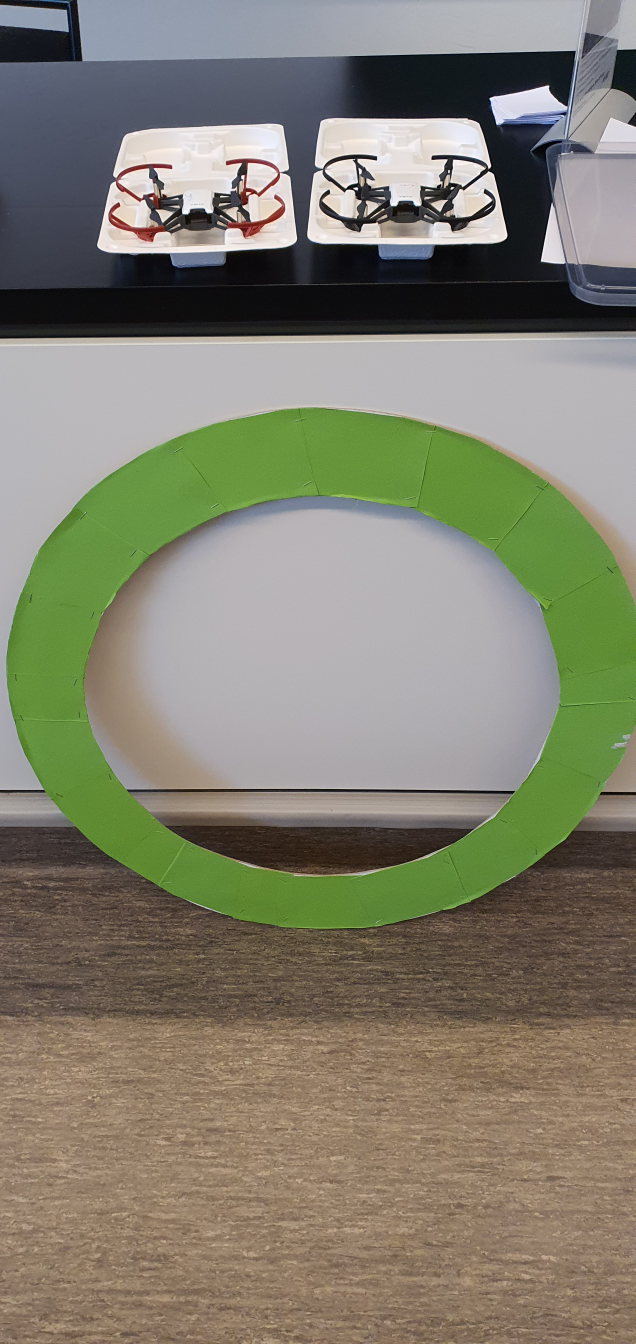
#> input picture tello_ros/drone_race/extra_files/15.jpg, 1908 x 4032 px, found by its file name (shown at 1/3 size)
$ python ellipses.py
#> lines starting #> are read from the running program, lines starting #| are printed output that depends on the picture; after the words box and inside, x2 and y2 are one past the last pixel; in counts of white or black regions, pixels touching at a corner belong together; long printed decimals are rounded
import cv2 as cv
import numpy as np

# load image
image = cv.imread('15.jpg')
#> image is the input picture: shape (4032, 1908, 3); mean B, G, R 111, 127.7, 129.7
image = cv.imread('16.png')
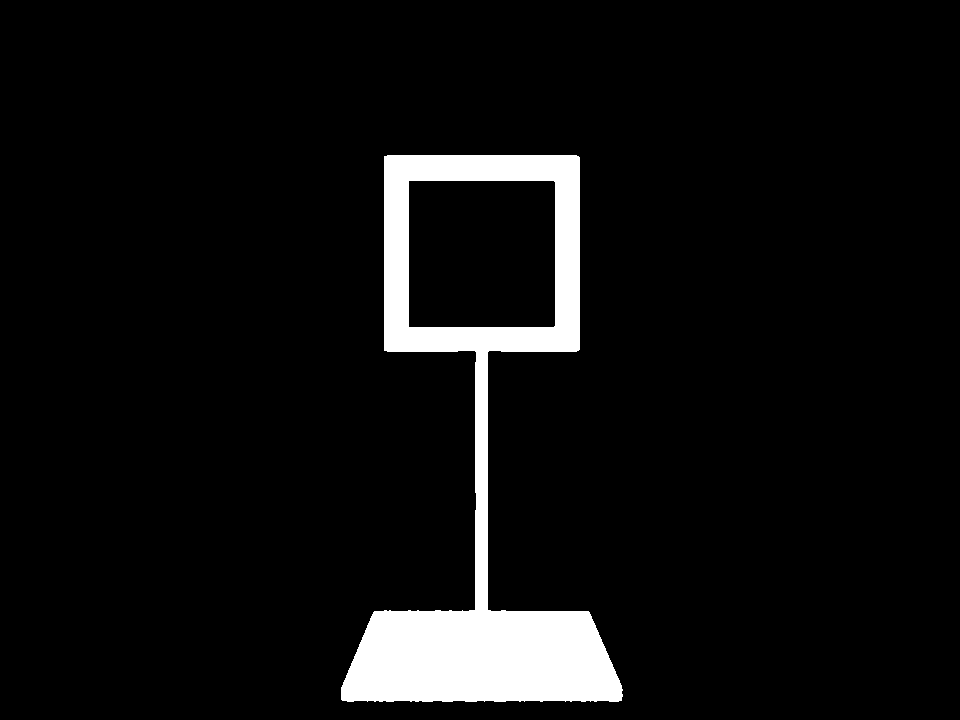
#> input picture tello_ros/drone_race/extra_files/16.png, 960 x 720 px, found by its file name
#> image is the input picture: shape (720, 960, 3); 6.3% white; 1 white region, box (x1, y1, x2, y2) and area: (341, 155, 623, 702) 43532
# # Resize image
image = cv.resize(image, (640, 480))
#> image: shape (480, 640, 3)

"CODE FOR THE IMAGE 15"
# # Convert the image to HSV
# image = cv.cvtColor(image, cv.COLOR_BGR2HSV)
# # Define the upper and lower boundaries of the green color in the HSV color space
# lower_range_green = (30, 100, 100)
# upper_range_green = (90, 255, 255)
# # Generate the mask
# mask = cv.inRange(image, lower_range_green, upper_range_green)
# # Apply morphological operations to remove noise and fill gaps
# kernel = cv.getStructuringElement(cv.MORPH_ELLIPSE, (5, 5))
# mask = cv.erode(mask, kernel, iterations=1)
# mask = cv.dilate(mask, kernel, iterations=1)
# # Extract the objects from the image
# image = cv.bitwise_and(image, image, mask=mask)

# Convert the image to grayscale
image_grey = cv.cvtColor(image, cv.COLOR_BGR2GRAY)
# Blur the image
image_grey = cv.GaussianBlur(image_grey, (5, 5), 0)
# Apply Otsu's thresholding
_, image_grey = cv.threshold(image_grey, 0, 255, cv.THRESH_BINARY + cv.THRESH_OTSU)
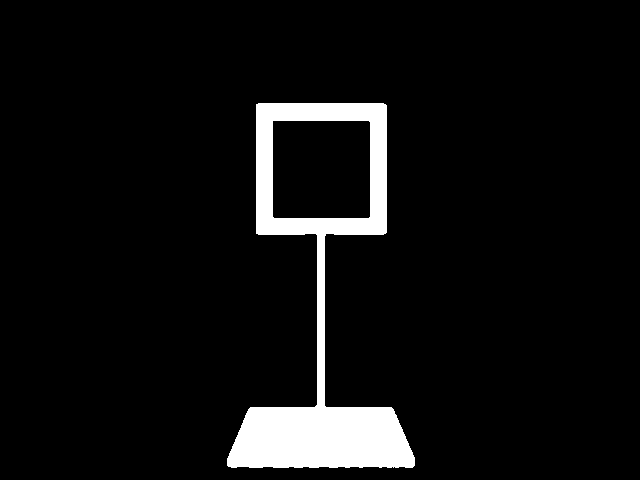
#> image_grey: shape (480, 640); 6.3% white; 1 white region
# Calculate the contours with RETR_EXTERNAL to only get the outer contours
contours, hierarchies = cv.findContours(image_grey, cv.RETR_TREE, cv.CHAIN_APPROX_SIMPLE)
#> contours = 2 contours; box (x1, y1, x2, y2) and area: (227, 103, 415, 468) 28218, (272, 120, 371, 219) 9598

# Get only the parent contours
filtered_contours = []
for i, hierarchy in enumerate(hierarchies[0]):
    print(hierarchy)
    if hierarchy[3] == 0:
        print(hierarchy)
        filtered_contours.append(contours[i])
#> this loop made 2 passes
#> hierarchy on passes 1 to 2: [-1, -1, 1, -1], [-1, -1, -1, 0]
#| [-1 -1  1 -1]
#| [-1 -1 -1  0]
#| [-1 -1 -1  0]
#> after the loop, filtered_contours = 1 item

# for i, cnt in enumerate(contours):
#     # cv.drawContours(image, [cnt], 0, (0, 0, 255), 2)
#     # print(f"Contour {i}: {cnt}")
#     rect = cv.minAreaRect(cnt)
#     box = cv.boxPoints(rect)
#     box = np.int0(box)
#     cv.drawContours(image, [box], 0, (0, 0, 255), 2)
#     # Get the center of the rectangle
#     x, y = rect[0]
#     # Draw the center of the rectangle
#     cv.circle(image, (int(x), int(y)), 5, (0, 255, 0), -1)

# # Fit an ellipse to the contour points
ellipses = []
for i, cnt in enumerate(filtered_contours):
    # print(f"Contour {i}: {cnt}")
    # Make sure the contour has at least 5 points
    if len(cnt) >= 5:
        ellipses.append(cv.fitEllipse(cnt))
#> this loop made 1 pass
#> after the loop, ellipses = [((320.8, 168.8), (135.8, 136.5), 135)]

# Draw the ellipse
for i, ellipse in enumerate(ellipses):
    # print(f"Ellipse: {ellipse}")
    # Get the ellipse parameters
    (x, y), (d1, d2), angle = ellipse
    print(f"x: {x} y: {y} d1: {d1} d2: {d2} angle: {angle}")

    # Get the major and minor axis
    major_axis = max(d1, d2)
    minor_axis = min(d1, d2)

    # Calculate the area of the contour
    area = cv.contourArea(contours[i])

    # Calculate the perimeter of the contour
    perimeter = cv.arcLength(contours[i], True)

    # Calculate the roundness
    roundness = 4 * np.pi * area / perimeter ** 2

    # Calculate the aspect ratio
    aspect_ratio = major_axis / minor_axis

    # Draw the ellipse
    cv.ellipse(image, ellipse, (0, 255, 0), 3)

    # Draw the major and minor axis
    cv.line(image, (int(x - major_axis / 2), int(y)), (int(x + major_axis / 2), int(y)), (255, 0, 0), 2)
    cv.line(image, (int(x), int(y - minor_axis / 2)), (int(x), int(y + minor_axis / 2)), (255, 0, 0), 2)

    # Draw the center of the ellipse
    cv.circle(image, (int(x), int(y)), 5, (0, 0, 255), -1)
#> this loop made 1 pass
#> (x, y, d1, d2, angle, major_axis, minor_axis, area) on pass 1: (320.8, 168.8, 135.8, 136.5, 135, 136.5, 135.8, 28218.5)
#| x: 320.754 y: 168.754 d1: 135.795 d2: 136.490 angle: 135.0
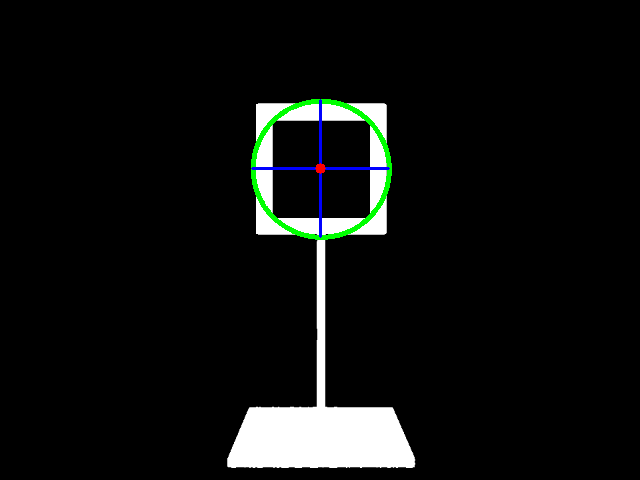
#> image: shape (480, 640, 3); mean B, G, R 15.4, 16.5, 14.8

# Fit a rectangle to the contour points
# rectangles = []
# for i, cnt in enumerate(contours):
#     # print(f"Contour {i}: {cnt}")
#     # Make sure the contour has at least 5 points
#     # if len(cnt) >= 5:
#     rectangles.append(cv.minAreaRect(cnt))

# # Draw the rectangle
# for i, rectangle in enumerate(rectangles):
#     print(f"Rectangle: {rectangle}")
#     box = cv.boxPoints(rectangle)
#     box = np.int0(box)
#     cv.drawContours(image, [box], 0, (0, 0, 255), 2)

# show image
cv.imshow('image', image)
if cv.waitKey(0) & 0xff == 27:
#> (key Esc is pressed here)
    cv.destroyAllWindows()
